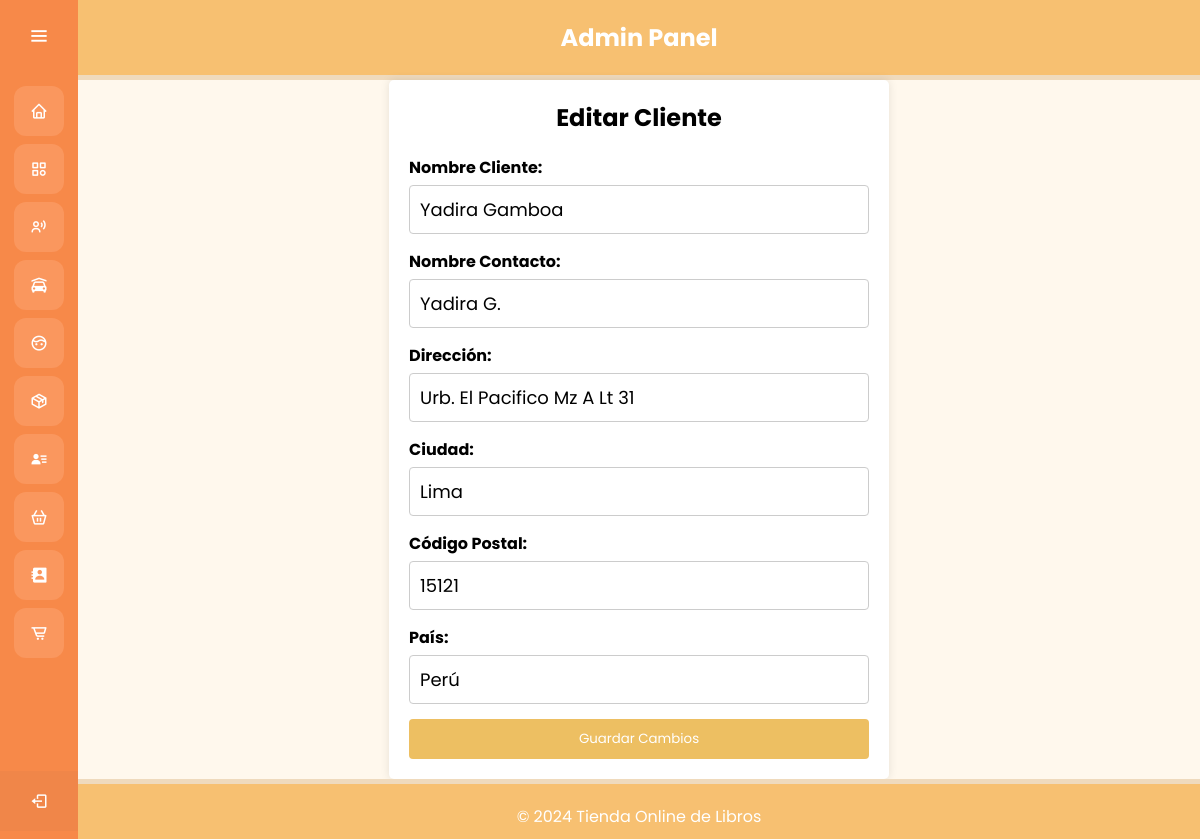
/admin/controllers/ClientesController.php?opcion=editar&id=1, run on the app's committed database.
### tables this page shows
CREATE TABLE `clientes` (
  `ID_Cliente` int(11) NOT NULL,
  `Nombre_Cliente` varchar(255) NOT NULL,
  `Nombre_Contacto` varchar(255) NOT NULL,
  `Direccion` varchar(255) NOT NULL,
  `Ciudad` varchar(100) NOT NULL,
  `Codigo_Postal` varchar(20) NOT NULL,
  `Pais` varchar(100) NOT NULL
);

### admin/models/db.php (called while the page is built, shortened)
<?php
class Conexion {
    private $servername = "localhost";
    private $username = "root";
    private $password = "";
    private $dbname = "negociosdb";
    public function getConexion() {
        $conn = new mysqli($this->servername, $this->username, $this->password, $this->dbname);
        return $conn;
    }
}
?>

### admin/models/Cliente.php (called while the page is built, shortened)
<?php
include 'db.php';
class Cliente {
    private $conn;
    public function __construct() {
        $db = new Conexion();
        $this->conn = $db->getConexion();
    }
    public function obtenerPorId($id) {
        $sql = "SELECT * FROM Clientes WHERE ID_Cliente = ?";
        $stmt = $this->conn->prepare($sql);
        $stmt->bind_param('i', $id);
        $stmt->execute();
        $result = $stmt->get_result();
        return $result->fetch_assoc();
    }
}
?>

### admin/views/clientes/edit.php (the view, shortened to what this page needs)
<?php include '../views/templates/header.php'; ?>
<div class="container">
    <h1>Editar Cliente</h1>
    <form action="ClientesController.php?opcion=actualizar" method="POST">
        <label for="nombre_cliente">Nombre Cliente:</label>
        <input type="text" id="nombre_cliente" name="nombre_cliente" value="<?= $cliente['Nombre_Cliente'] ?>" required>
        <label for="nombre_contacto">Nombre Contacto:</label>
        <input type="text" id="nombre_contacto" name="nombre_contacto" value="<?= $cliente['Nombre_Contacto'] ?>" required>
        <label for="direccion">Dirección:</label>
        <input type="text" id="direccion" name="direccion" value="<?= $cliente['Direccion'] ?>" required>
        <label for="ciudad">Ciudad:</label>
        <input type="text" id="ciudad" name="ciudad" value="<?= $cliente['Ciudad'] ?>">
        <label for="codigo_postal">Código Postal:</label>
        <input type="text" id="codigo_postal" name="codigo_postal" value="<?= $cliente['Codigo_Postal'] ?>">
        <label for="pais">País:</label>
        <input type="text" id="pais" name="pais" value="<?= $cliente['Pais'] ?>">
        <button type="submit">Guardar Cambios</button>
    </form>
</div>
<?php include '../views/templates/footer.php'; ?>

### admin/views/assets/css/table.css (style rules this page uses)
* { margin: 0; padding: 0; box-sizing: border-box; font-family: "Poppins", sans-serif; }
body, html { height: 100%; margin: 0; }
.container { background-color: #fff; padding: 20px; border-radius: 5px; box-shadow: 0 0 10px rgba(0,0,0,0.1); max-width: 500px; margin: 0 auto; }
.container h1 { text-align: center; margin-bottom: 20px; }
.container label { font-weight: bold; }
.container input[type="text"], input[type="number"] { width: 100%; padding: 10px; margin-top: 5px; margin-bottom: 15px; border: 1px solid #ccc; border-radius: 4px; box-sizing: border-box; font-size: 18px; }
.container button { background-color: #EDBF62; color: #fff; padding: 10px 20px; border: none; border-radius: 4px; cursor: pointer; width: 100%; }

### data on the page
clientes: nombre_cliente "Yadira Gamboa", nombre_contacto "Yadira G.", direccion "Urb. El Pacifico Mz A Lt 31", ciudad "Lima", codigo_postal "15121", pais "Perú"
